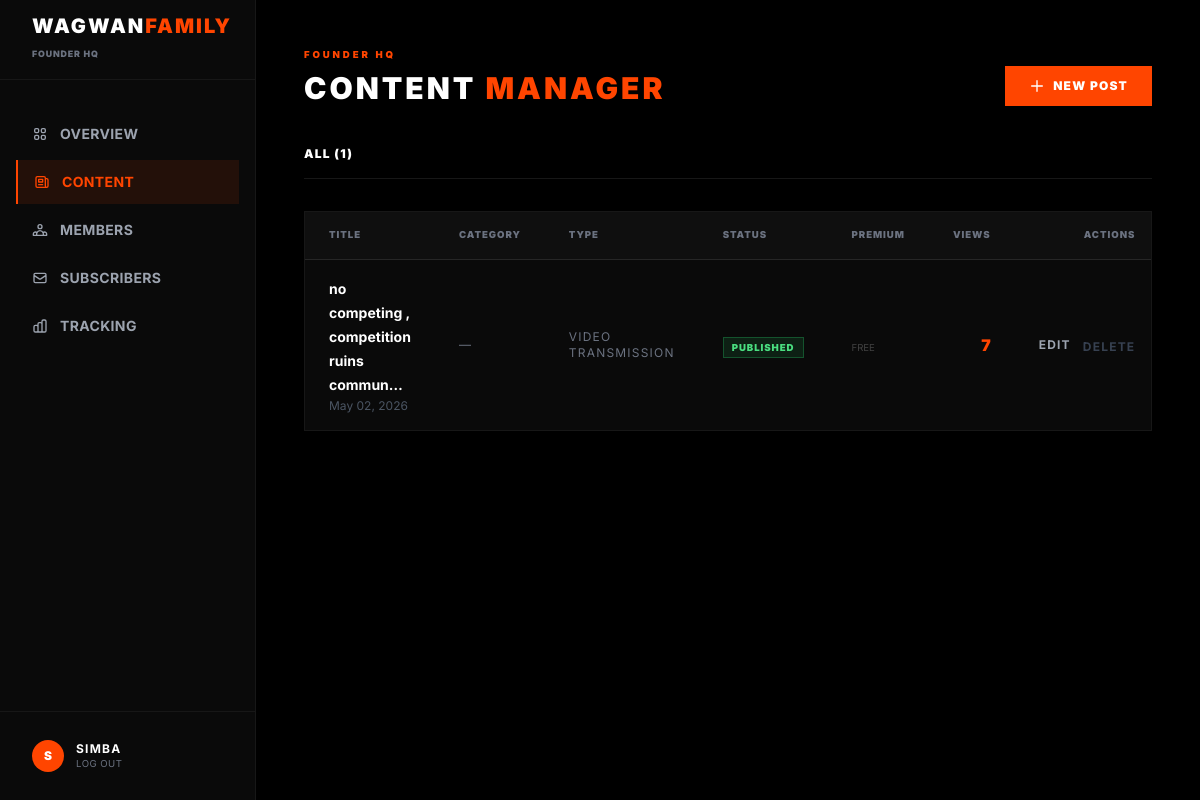
The page /headquarters/content/ (signed in) on the database as committed earlier.
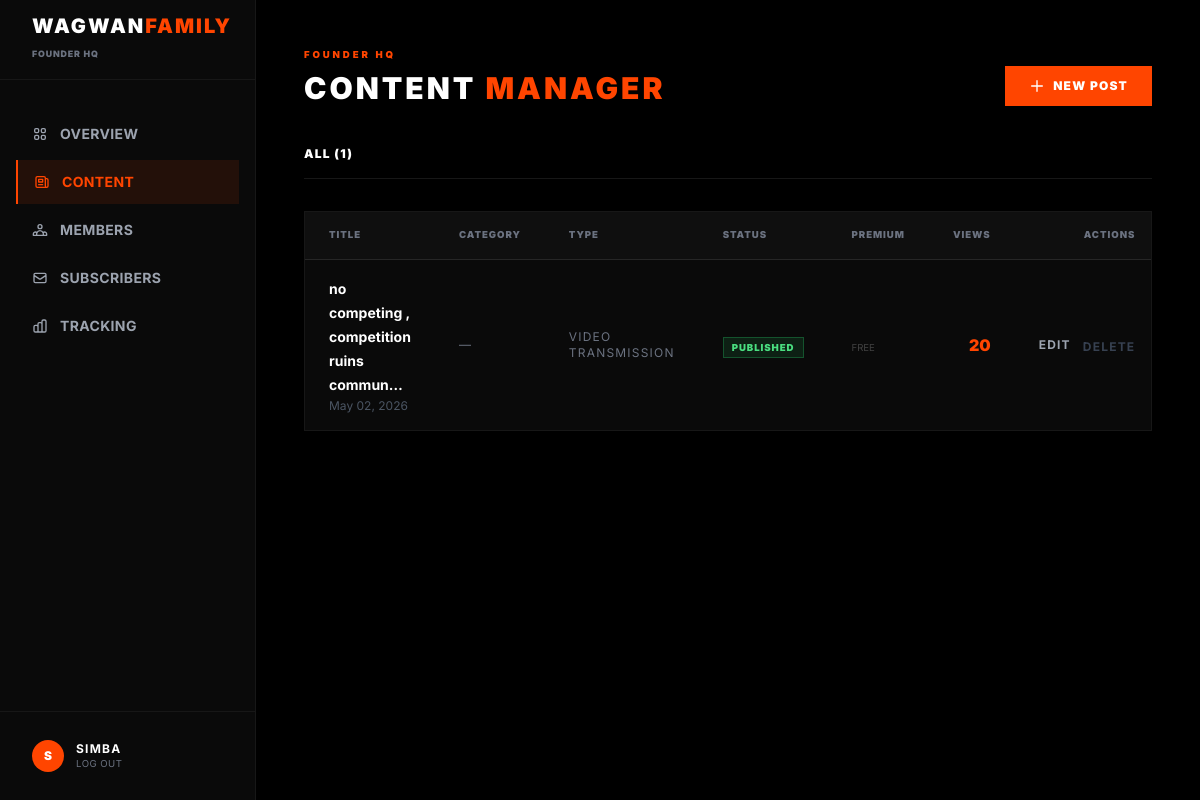
The same page on the database as committed later.
### core/models.py (models this page shows, shortened)
class Article(models.Model):
    CONTENT_TYPES = (('article', 'Article'), ('video', 'Video Transmission'))
    STATUS_CHOICES = (('draft', 'Draft'), ('published', 'Published'))
    title = models.CharField(max_length=255)
    slug = models.SlugField(max_length=255, unique=True, blank=True)
    category = models.ForeignKey(Category, on_delete=models.SET_NULL, null=True, blank=True, related_name='articles')
    author = models.ForeignKey(User, on_delete=models.CASCADE, related_name='articles')
    content_type = models.CharField(max_length=255, choices=CONTENT_TYPES, default='article')
    status = models.CharField(max_length=255, choices=STATUS_CHOICES, default='draft')
    cover_image = models.ImageField(upload_to='covers/', blank=True, null=True)
    video_file = models.FileField(upload_to='videos/', blank=True, null=True)
    video_url = models.URLField(blank=True, null=True, help_text="YouTube/Vimeo embed link")
    content = models.TextField(blank=True, null=True)
    is_premium = models.BooleanField(default=False)
    views_count = models.PositiveIntegerField(default=0)
    created_at = models.DateTimeField(auto_now_add=True)
    updated_at = models.DateTimeField(auto_now=True)

### core/views.py (the view)
# urls.py: path('headquarters/content/', views.content_manager, name='hq_content_manager'),
@staff_member_required
def content_manager(request):
    articles = Article.objects.select_related('category', 'author').order_by('-created_at')
    categories = Category.objects.all()
    return render(request, 'hq_content_manager.html', {
        'articles': articles,
        'categories': categories,
    })

### templates/hq_content_manager.html (shortened to what this page needs)
{% load static %}
<!DOCTYPE html>
<html lang="en">
<head>
    <script src="https://cdn.tailwindcss.com"></script>
</head>
<body class="bg-black text-white h-screen flex overflow-hidden selection:bg-[#FF4500]">
    <aside class="w-64 bg-neutral-950 border-r border-neutral-900 flex flex-col justify-between hidden md:flex flex-shrink-0">
        <div>
            <div class="h-20 flex items-center px-8 border-b border-neutral-900">
                <a href="{% url 'home' %}" class="text-xl font-black tracking-widest uppercase flex flex-col">
                    <span>Wagwan<span class="text-[#FF4500]">Family</span></span>
                    <span class="text-[0.55rem] text-gray-500 tracking-widest">FOUNDER HQ</span>
                </a>
            </div>
            <nav class="mt-8 px-4 space-y-1">
                <a href="{% url 'founder_dashboard' %}" class="flex items-center gap-3 px-4 py-3 text-gray-400 hover:text-white hover:bg-neutral-900 transition-colors text-sm font-bold uppercase tracking-wide">
                    Overview
                </a>
                <a href="{% url 'hq_content_manager' %}" class="flex items-center gap-3 px-4 py-3 bg-[#FF4500]/10 text-[#FF4500] border-l-2 border-[#FF4500] text-sm font-bold uppercase tracking-wide">
                    <svg class="w-4 h-4" fill="none" stroke="currentColor" viewBox="0 0 24 24"><path stroke-linecap="round" stroke-linejoin="round" stroke-width="2" d="M19 20H5a2 2 0 01-2-2V6a2 2 0 012-2h10a2 2 0 012 2v1m2 13a2 2 0 01-2-2V7m2 13a2 2 0 002-2V9a2 2 0 00-2-2h-2m-4-3H9M7 16h6M7 8h6v4H7V8z"></path></svg>
                    Content
                </a>
                <a href="{% url 'hq_user_manager' %}" class="flex items-center gap-3 px-4 py-3 text-gray-400 hover:text-white hover:bg-neutral-900 transition-colors text-sm font-bold uppercase tracking-wide">
                    Members
                </a>
                <a href="{% url 'hq_subscriber_manager' %}" class="flex items-center gap-3 px-4 py-3 text-gray-400 hover:text-white hover:bg-neutral-900 transition-colors text-sm font-bold uppercase tracking-wide">
                    <svg class="w-4 h-4" fill="none" stroke="currentColor" viewBox="0 0 24 24"><path stroke-linecap="round" stroke-linejoin="round" stroke-width="2" d="M3 8l7.89 5.26a2 2 0 002.22 0L21 8M5 19h14a2 2 0 002-2V7a2 2 0 00-2-2H5a2 2 0 00-2 2v10a2 2 0 002 2z"></path></svg>
                    Subscribers
                </a>
                <a href="{% url 'command_center_tools' %}" class="flex items-center gap-3 px-4 py-3 text-gray-400 hover:text-white hover:bg-neutral-900 transition-colors text-sm font-bold uppercase tracking-wide">
                    Tracking
                </a>
            </nav>
        </div>
        <div class="p-4 border-t border-neutral-900">
            <div class="flex items-center gap-3 px-4 py-3">
                <div class="w-8 h-8 rounded-full bg-[#FF4500] flex items-center justify-center text-white font-black text-xs">{{ request.user.username|slice:":1"|upper }}</div>
                <div class="flex flex-col">
                    <span class="text-xs font-bold text-white uppercase tracking-widest">{{ request.user.username }}</span>
                    <a href="{% url 'logout' %}" class="text-[0.6rem] text-gray-500 hover:text-[#FF4500] uppercase tracking-wider transition-colors">Log Out</a>
                </div>
            </div>
        </div>
    </aside>
    <main class="flex-1 overflow-y-auto bg-black">
        <div class="p-8 md:p-12 max-w-7xl mx-auto">
            <div class="flex items-end justify-between mb-10">
                <div>
                    <span class="text-[0.6rem] font-black text-[#FF4500] uppercase tracking-[0.3em] block mb-2">Founder HQ</span>
                    <h1 class="text-3xl font-black text-white uppercase tracking-widest">Content <span class="text-[#FF4500]">Manager</span></h1>
                </div>
                <a href="{% url 'hq_content_create' %}" class="px-6 py-3 bg-[#FF4500] hover:bg-[#CC3700] text-white font-black text-xs uppercase tracking-widest transition flex items-center gap-2">
                    <svg class="w-4 h-4" fill="none" stroke="currentColor" viewBox="0 0 24 24"><path stroke-linecap="round" stroke-linejoin="round" stroke-width="2" d="M12 4v16m8-8H4"></path></svg>
                    New Post
                </a>
            </div>
            <div class="flex gap-4 mb-8 border-b border-neutral-900 pb-4">
                <span class="text-xs font-black text-white uppercase tracking-widest">All ({{ articles|length }})</span>
            </div>
            <div class="bg-neutral-950 border border-neutral-900 overflow-hidden">
                <table class="w-full text-left">
                    <thead class="border-b border-neutral-800 bg-neutral-900/40">
                        <tr>
                            <th class="px-6 py-4 text-[0.6rem] font-black text-gray-500 uppercase tracking-widest">Title</th>
                            <th class="px-6 py-4 text-[0.6rem] font-black text-gray-500 uppercase tracking-widest">Category</th>
                            <th class="px-6 py-4 text-[0.6rem] font-black text-gray-500 uppercase tracking-widest">Type</th>
                            <th class="px-6 py-4 text-[0.6rem] font-black text-gray-500 uppercase tracking-widest">Status</th>
                            <th class="px-6 py-4 text-[0.6rem] font-black text-gray-500 uppercase tracking-widest">Premium</th>
                            <th class="px-6 py-4 text-[0.6rem] font-black text-gray-500 uppercase tracking-widest text-right">Views</th>
                            <th class="px-6 py-4 text-[0.6rem] font-black text-gray-500 uppercase tracking-widest text-right">Actions</th>
                        </tr>
                    </thead>
                    <tbody class="divide-y divide-neutral-900">
                        {% for article in articles %}
                        <tr class="hover:bg-neutral-900/30 transition-colors group">
                            <td class="px-6 py-4">
                                <span class="text-white font-bold text-sm">{{ article.title|truncatechars:40 }}</span>
                                <span class="text-gray-600 text-xs block mt-0.5">{{ article.created_at|date:"M d, Y" }}</span>
                            </td>
                            <td class="px-6 py-4 text-gray-500 text-xs uppercase tracking-widest">{{ article.category.name|default:"—" }}</td>
                            <td class="px-6 py-4 text-gray-500 text-xs uppercase tracking-widest">{{ article.get_content_type_display }}</td>
                            <td class="px-6 py-4">
                                <span class="text-[0.6rem] font-black uppercase tracking-widest px-2 py-1 {% if article.status == 'published' %}bg-green-900/30 text-green-400 border border-green-900{% else %}bg-neutral-800 text-gray-500{% endif %}">
                                    {{ article.status }}
                                </span>
                            </td>
                            <td class="px-6 py-4">
                                {% if article.is_premium %}
                                <span class="text-[0.6rem] font-black text-[#FF4500] uppercase tracking-widest">🔒 Premium</span>
                                {% else %}
                                <span class="text-neutral-700 text-[0.6rem] uppercase">Free</span>
                                {% endif %}
                            </td>
                            <td class="px-6 py-4 text-right text-[#FF4500] font-black">{{ article.views_count }}</td>
                            <td class="px-6 py-4 text-right">
                                <div class="flex items-center justify-end gap-3">
                                    <a href="{% url 'hq_content_edit' article.id %}" class="text-xs font-bold text-gray-400 hover:text-white uppercase tracking-widest transition-colors">Edit</a>
                                    <form method="POST" action="{% url 'hq_content_delete' article.id %}" onsubmit="return confirm('Delete \'{{ article.title }}\' This cannot be undone.')">
                                        <button type="submit" class="text-xs font-bold text-gray-700 hover:text-red-500 uppercase tracking-widest transition-colors">Delete</button>
                                    </form>
                                </div>
                            </td>
                        </tr>
                        {% empty %}
                        <tr><td colspan="7" class="px-6 py-16 text-center text-gray-700 text-xs uppercase tracking-widest">No content yet. Drop the first post.</td></tr>
                        {% endfor %}
                    </tbody>
                </table>
            </div>
        </div>
    </main>
</body>
</html>

### templates/hq_content_manager.html (style rules this page uses)
body { font-family: 'Inter', sans-serif; }

Rows that differ between the two databases and show on the page:
changed Article "VIDEO TRANSMISSION": views_count "7" → "20"
